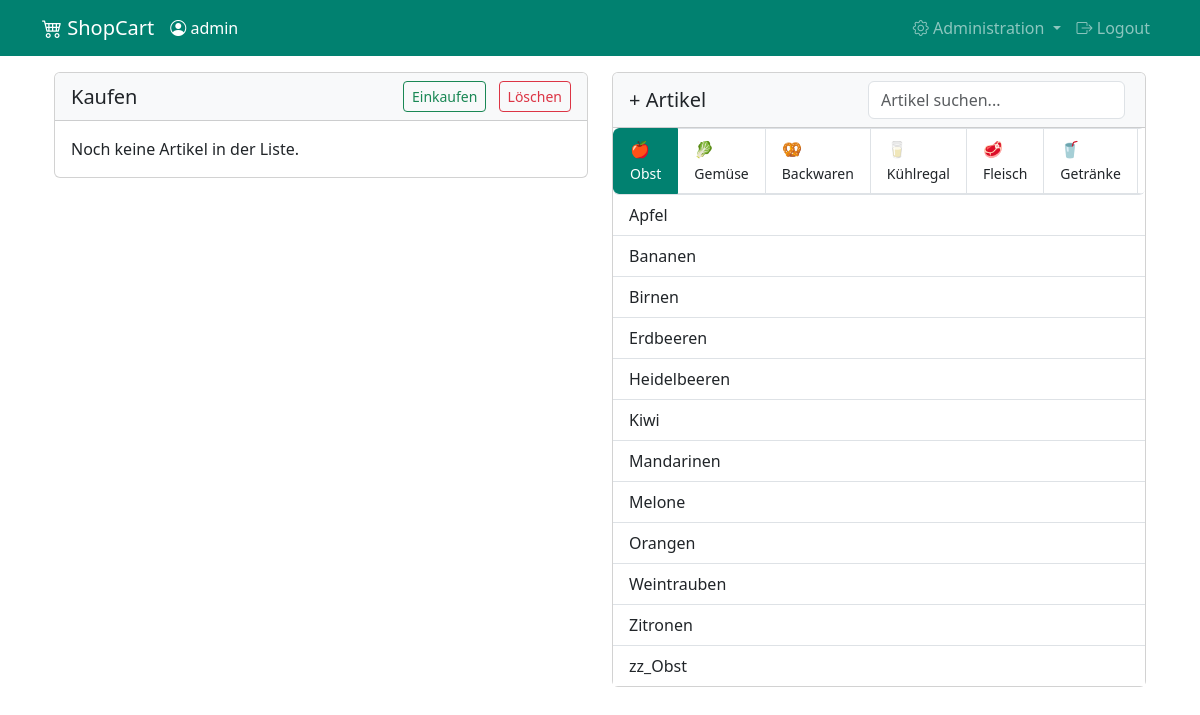
Screenshot of /shopping_list/5/edit (signed in) with the database file from the repository.
### app/models.py (models this page shows, shortened)
class User(UserMixin, db.Model):
    id = db.Column(db.Integer, primary_key=True)
    username = db.Column(db.String(80), unique=True, nullable=False)
    password_hash = db.Column(db.String(128))
    is_admin = db.Column(db.Boolean, default=False)
    registered_at = db.Column(db.DateTime, default=datetime.now(timezone.utc))
    last_login = db.Column(db.DateTime)
    shopping_lists = db.relationship('ShoppingList', backref='user', lazy=True)

class Category(db.Model):
    id = db.Column(db.Integer, primary_key=True)
    name = db.Column(db.String(50), unique=True, nullable=False)
    icon = db.Column(db.String(5), nullable=True)
    sort_order = db.Column(db.Integer, default=999)
    articles = db.relationship('Article', backref='category', lazy=True)

class Article(db.Model):
    id = db.Column(db.Integer, primary_key=True)
    artName = db.Column(db.String(50), nullable=False)
    category_id = db.Column(db.Integer, db.ForeignKey('category.id'), nullable=False)
    list_items = db.relationship("ShoppingListItem", back_populates="article")

class ShoppingList(db.Model):
    id = db.Column(db.Integer, primary_key=True)
    name = db.Column(db.String(100), default="Einkaufsliste", nullable=False)
    user_id = db.Column(db.Integer, db.ForeignKey('user.id'), nullable=False)
    created_at = db.Column(db.DateTime, default=datetime.now(timezone.utc))
    list_items = db.relationship("ShoppingListItem", back_populates="shopping_list",
                               cascade="all, delete-orphan")

### app/main/routes.py (the view)
@bp.route('/shopping_list/<int:id>/edit', methods=['GET', 'POST'])
@login_required
def shopping_list_edit(id):
    shopping_list = ShoppingList.query.get_or_404(id)
    if shopping_list.user_id != current_user.id:
        flash('Sie können nur Ihre eigenen Listen bearbeiten.', 'danger')
        return redirect(url_for('main.index'))
    form = AddToListForm()
    categories = Category.query.order_by(Category.sort_order).all()
    added_article_ids = {item.article_id for item in shopping_list.list_items}
    return render_template('main/shopping_list_edit.html',
                         title=f'Liste bearbeiten: {shopping_list.name}',
                         shopping_list=shopping_list,
                         categories=categories,
                         added_article_ids=added_article_ids,
                         form=form)

### app/main/forms.py
class AddToListForm(FlaskForm):
    article_id = HiddenField('Article')
    quantity = FloatField('Menge', validators=[Optional()])
    unit = SelectField('Einheit', choices=[
        ('', 'Stück'),
        ('kg', 'kg'),
        ('g', 'g'),
        ('L', 'Liter'),
        ('ml', 'ml'),
        ('Pkg', 'Packung')
    ], validators=[Optional()])
    submit = SubmitField('Hinzufügen')

### app/__init__.py (called while the page is built)
def create_app(config_class=Config):
    app = Flask(__name__, static_folder='../static')
    app.config.from_object(config_class)
    db.init_app(app)
    login_manager.init_app(app)
    from app.auth import bp as auth_bp
    app.register_blueprint(auth_bp, url_prefix='/auth')
    from app.main import bp as main_bp
    app.register_blueprint(main_bp)
    @login_manager.user_loader
    def load_user(id):
        from app.models import User
        return User.query.get(int(id))
    return app

### app/main/routes.py (called while the page is built)
@bp.after_request
def add_header(response):
    if '/admin/' in request.path:
        response.headers['Cache-Control'] = 'no-store, no-cache, must-revalidate, post-check=0, pre-check=0, max-age=0'
        response.headers['Pragma'] = 'no-cache'
        response.headers['Expires'] = '-1'
    return response

### app/templates/main/shopping_list_edit.html (shortened to what this page needs)
{% extends "base.html" %} {% block content %}
<div class="container shopping-list-id="{{ shopping_list.id }}">
  <div class="row">
      <div class="col-12 col-lg-6 order-1 order-lg-2 mb-4">
          <div class="card">
              <div class="card-header bg-light d-flex justify-content-between align-items-center">
                  <h5 class="card-title mb-0" id="artikel">+ Artikel</h5>
                  <div class="flex-grow-2 mx-1">
                      <input type="text" id="articleSearch" class="form-control" placeholder="Artikel suchen...">
                  </div>
              </div>
        <div class="card-body p-0">
          <div
            class="list-group list-group-horizontal border-bottom overflow-auto"
          >
            {% for category in categories %}
            <div
              class="list-group-item"
              role="button"
              data-category-id="{{ category.id }}"
            >
              <div>{{ category.icon }}</div>
              <small>{{ category.name }}</small>
            </div>
            {% endfor %}
          </div>
          {% for category in categories %}
          <div
            id="category-{{ category.id }}"
            class="article-list"
            style="display: none"
          >
            <div class="list-group list-group-flush">
              {% for article in category.articles|sort(attribute='artName') %}
              <div
                class="list-group-item article-item {% if article.id in added_article_ids %}already-added{% endif %}"
                role="button"
                data-article-id="{{ article.id }}"
                onclick="addArticle('{{ shopping_list.id }}', '{{ article.id }}')"
              >
                {{ article.artName }}
              </div>
              {% endfor %}
            </div>
          </div>
          {% endfor %}
        </div>
      </div>
    </div>
    <div class="col-12 col-lg-6 order-2 order-lg-1">
      <div class="card">
        <div
          class="card-header bg-light d-flex justify-content-between align-items-center"
        >
          <h5 class="card-title mb-0">{{ shopping_list.name }}</h5>
          <div>
            <a
              href="{{ url_for('main.shopping_list_shop', id=shopping_list.id) }}"
              class="btn btn-sm btn-outline-success me-2"
              >Einkaufen</a
            >
            <form
              method="POST"
              action="{{ url_for('main.shopping_list_delete', id=shopping_list.id) }}"
              style="display: inline"
              onsubmit="return confirm('Möchten Sie die Einkaufsliste wirklich löschen?');"
            >
              <button type="submit" class="btn btn-sm btn-outline-danger">
                Löschen
              </button>
            </form>
          </div>
        </div>
        <div class="card-body">
          {% if shopping_list.list_items %}
          <div class="list-group">
            {% for item in
            shopping_list.list_items|sort(attribute='article.category.sort_order')
            %}
            <div
              class="list-group-item d-flex justify-content-between align-items-center py-2"
            >
              <div class="d-flex align-items-center flex-grow-1">
                <span class="ms-2 me-2">{{ item.article.category.icon }}</span>
                <div>
                  <span
                    class="item-details"
                    role="button"
                    data-bs-toggle="modal"
                    data-bs-target="#quantityModal"
                    data-item-id="{{ item.article_id }}"
                    data-list-id="{{ shopping_list.id }}"
                    data-name="{{ item.article.artName }}"
                    data-quantity="{{ item.quantity or '' }}"
                    data-unit="{{ item.unit or '' }}"
                    data-notes="{{ item.notes or '' }}"
                  >
                    {{ item.article.artName }} {% if item.quantity %}
                    <small
                      >({{ item.quantity }}{% if item.unit %} {{ item.unit }}{%
                      endif %})</small
                    >
                    {% endif %}
                  </span>
                  {% if item.notes %}
                  <div class="text-muted small">{{ item.notes }}</div>
                  {% endif %}
                </div>
              </div>
              <div class="ms-2">
                <form
                  method="POST"
                  action="{{ url_for('main.shopping_list_item_remove', list_id=shopping_list.id, article_id=item.article_id) }}"
                  style="display: inline"
                >
                  <button type="submit" class="btn btn-sm btn-outline-danger">
                    🗑️
                  </button>
                </form>
              </div>
            </div>
            {% endfor %}
          </div>
          {% else %}
          <div>Noch keine Artikel in der Liste.</div>
          {% endif %}
        </div>
      </div>
    </div>
  </div>
</div>
 {% endblock %}

### app/templates/base.html (shortened to what this page needs)
<!DOCTYPE html>
<html lang="de">
  <head>
    <link
      href="https://cdn.jsdelivr.net/npm/bootstrap@5.3.2/dist/css/bootstrap.min.css"
      rel="stylesheet"
    />
    <link
      rel="stylesheet"
      href="https://cdn.jsdelivr.net/npm/bootstrap-icons@1.11.1/font/bootstrap-icons.css"
    />
  </head>
  <body>
    <nav class="navbar navbar-expand-lg navbar-dark bg-primary mb-3">
      <div class="container">
        <div class="d-flex align-items-center">
          <a class="navbar-brand me-3" href="{{ url_for('main.index') }}">
            <i class="bi bi-cart4"></i> ShopCart
          </a>
          {% if current_user.is_authenticated %}
          <span class="navbar-text text-white">
            <i class="bi bi-person-circle"></i> {{ current_user.username }}
          </span>
          {% endif %}
        </div>
        <div class="collapse navbar-collapse" id="navbarNav">
          <ul class="navbar-nav ms-auto">
            {% if current_user.is_authenticated %} {% if current_user.is_admin
            %}
            <li class="nav-item dropdown">
              <a
                class="nav-link dropdown-toggle"
                href="#"
                id="adminDropdown"
                role="button"
                data-bs-toggle="dropdown"
                aria-expanded="false"
              >
                <i class="bi bi-gear"></i> Administration
              </a>
            </li>
            {% endif %}
            <li class="nav-item">
              <a class="nav-link" href="{{ url_for('auth.logout') }}">
                <i class="bi bi-box-arrow-right"></i> Logout
              </a>
            </li>
            {% endif %}
          </ul>
        </div>
      </div>
    </nav>
    <div class="container mb-4">{% block content %}{% endblock %}</div>
  </body>
</html>

### app/templates/base.html (style rules this page uses)
.list-group-item.active { z-index: 2; color: white !important; background-color: #018170 !important; border-color: #018170 !important; }
.navbar { background-color: #018170 !important; }

### app/templates/main/shopping_list_edit.html (style rules this page uses)
.list-group-horizontal { -webkit-overflow-scrolling: touch; }
.list-group-item[data-category-id] { cursor: pointer; }
.list-group-item[data-category-id].active { background-color: #018170 !important; color: white !important; border-color: #018170 !important; }

### rows the page displays
User: username "admin"
Category: icon "🍎", name "Obst"
Category: icon "🥬", name "Gemüse"
Category: icon "🥨", name "Backwaren"
Category: icon "🥛", name "Kühlregal"
Category: icon "🥩", name "Fleisch"
Category: icon "🥤", name "Getränke"
Article: artName "Apfel"
Article: artName "Bananen"
Article: artName "Birnen"
Article: artName "Erdbeeren"
Article: artName "Heidelbeeren"
Article: artName "Kiwi"
Article: artName "Mandarinen"
Article: artName "Melone"
Article: artName "Orangen"
Article: artName "Weintrauben"
Article: artName "Zitronen"
Article: artName "zz_Obst"
ShoppingList: name "Kaufen"
